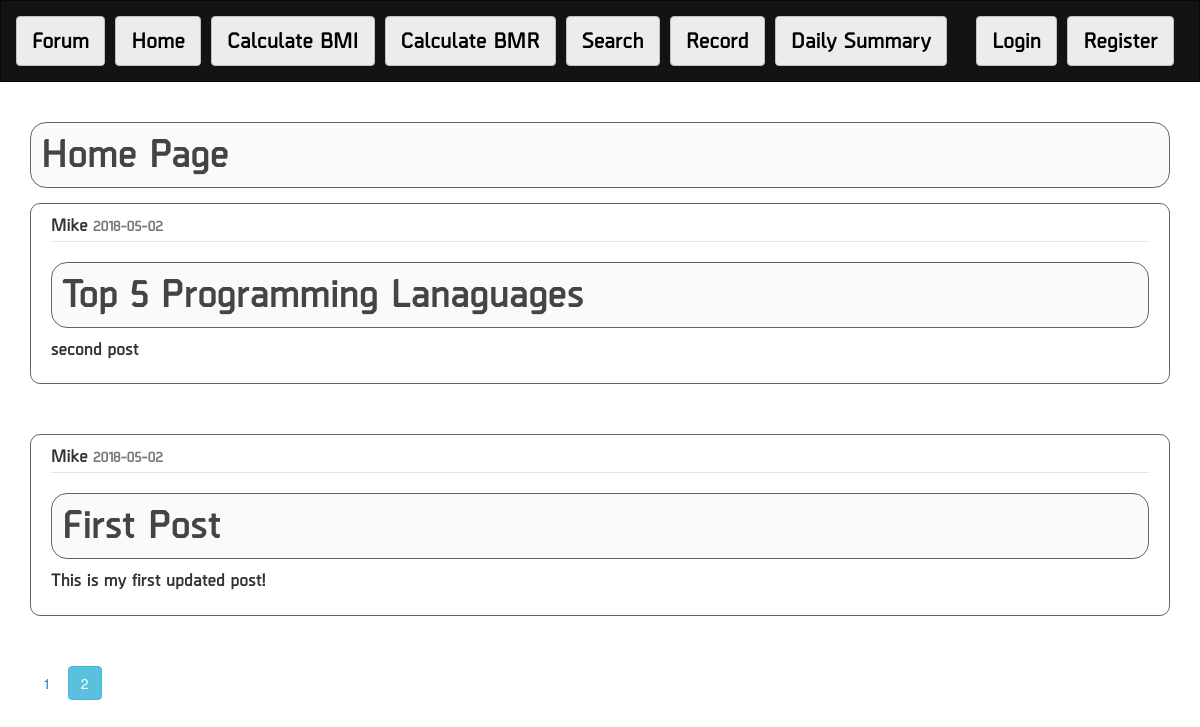
The page /home?page=2 on the database its author committed.
### app_folder/models.py (models this page shows, shortened)
class Post(db.Model):
    id = db.Column(db.Integer, primary_key=True)
    title = db.Column(db.String(100), nullable=False)
    date_posted = db.Column(db.DateTime, nullable=False, default=datetime.utcnow)
    content = db.Column(db.Text, nullable=False)
    user_id = db.Column(db.Integer, db.ForeignKey('user.id'), nullable=False)

class User(db.Model, UserMixin):
    id = db.Column(db.Integer, primary_key=True)
    username = db.Column(db.String(20), unique=True, nullable=False)
    email = db.Column(db.String(120), unique=True, nullable=False)
    password = db.Column(db.String(60), nullable=False)
    posts = db.relationship('Post', backref='author', lazy=True)

### app_folder/routes.py (the view)
@app.route("/")
@app.route("/home")
def home():
    page = request.args.get('page', 1, type=int)
    posts = Post.query.order_by(Post.date_posted.desc()).paginate(page=page, per_page=5)
    return render_template('home.html', title="Home", posts=posts)

### app_folder/templates/home.html
{% extends "layout.html" %}
{% block content %}
<h1>{{title}} Page</h1>
    {% for post in posts.items %}
        <article class="media content-section">
          <div class="media-body">
            <div class="article-metadata">
              <span class="mr-2" >{{ post.author.username }}</span>
              <small class="text-muted">{{ post.date_posted.strftime('%Y-%m-%d') }}</small>
            </div>
            <h2><span class="article-title" >{{ post.title }}</span></h2>
            <p class="article-content">{{ post.content }}</p>
          </div>
        </article>
    {% endfor %}
    {% for page_num in posts.iter_pages(left_edge=1, right_edge=1, left_current=1, right_current=2) %}
      {% if page_num %}
        {% if posts.page == page_num %}
          <a class="btn btn-info mb-4" href="{{ url_for('home', page=page_num) }}">{{ page_num }}</a>
        {% else %}
          <a class="btn btn-outline-info mb-4" href="{{ url_for('home', page=page_num) }}">{{ page_num }}</a>
        {% endif %}
      {% else %}
        ...
      {% endif %}
    {% endfor %}
{% endblock content %}

### app_folder/static/main.css (style rules this page uses)
body { background: #ffffff; color: #333333; }
h1, h2, h3, h4, h5, h6 { font-family: trial; font-size: 40px; color: #444444; background: #fafafa; padding: 10px; border-radius: 16px; border: 1px solid #646464; }
.content-section { font-family: trial; font-size: 18px; background: #ffffff; padding: 10px 20px; border: 1px solid #646464; border-radius: 10px; margin-bottom: 50px; }
.article-title { color: #444444; }
.article-content { white-space: pre-line; }
.article-metadata { padding-bottom: 1px; margin-bottom: 4px; border-bottom: 1px solid #e3e3e3 }

### rows shown on the page
Post: author.username "Mike", date_posted "2018-05-02", title "Top 5 Programming Lanaguages", content "second post"
Post: author.username "Mike", date_posted "2018-05-02", title "First Post", content "This is my first updated post!"

### other values the page prints
{{ title }} "Home"
{{ page_num }} "1"
{{ page_num }} "2"
